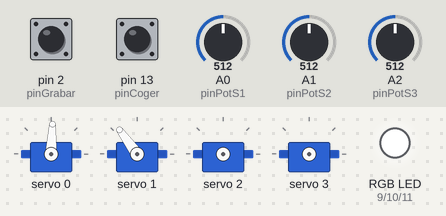
This sketch was run on a simulated Arduino Uno, built with avr-gcc and run on an emulated ATmega328P. Shown: 4 × servo, an RGB LED mixed from three pins (HIGH = lit). The inputs (shaded band) are chosen by the test bench; at power-on: pin 2 (pinGrabar) HIGH, pin 13 (pinCoger) HIGH, A0 (pinPotS1) = 512, A1 (pinPotS2) = 512, A2 (pinPotS3) = 512.

Above: at 2.7 s.
2.8 s: pin 2 (pinGrabar) pulled LOW for 0.15 s
At 5.2 s:
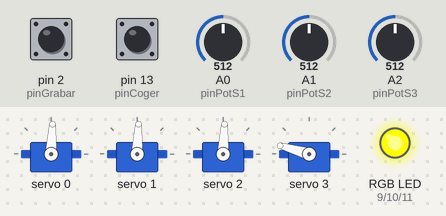
5.8 s: pin 2 (pinGrabar) pulled LOW for 3.2 s
At 10.0 s:
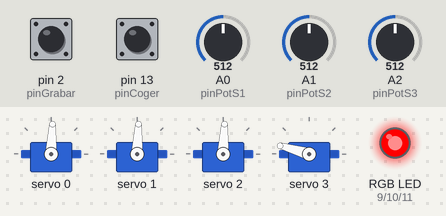
10.5 s: pin 13 (pinCoger) pulled LOW for 1 s
13.5 s: A0 (pinPotS1) set to 306
At 14.7 s:
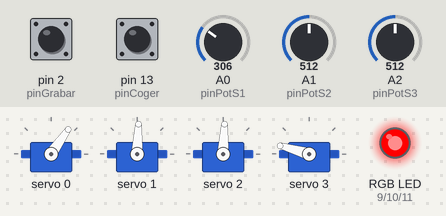
15.3 s: A1 (pinPotS2) set to 50
At 17.2 s:
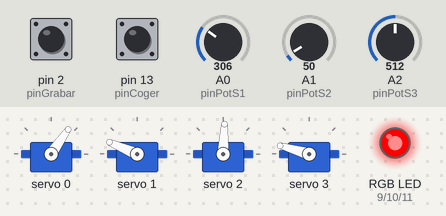
17.5 s: A2 (pinPotS3) set to 716
At 18.5 s:
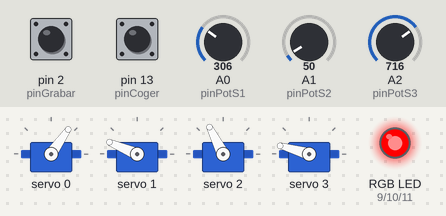
Timing chart, 0 to 20.3 s (numbered marks = the images above; inputs shaded):
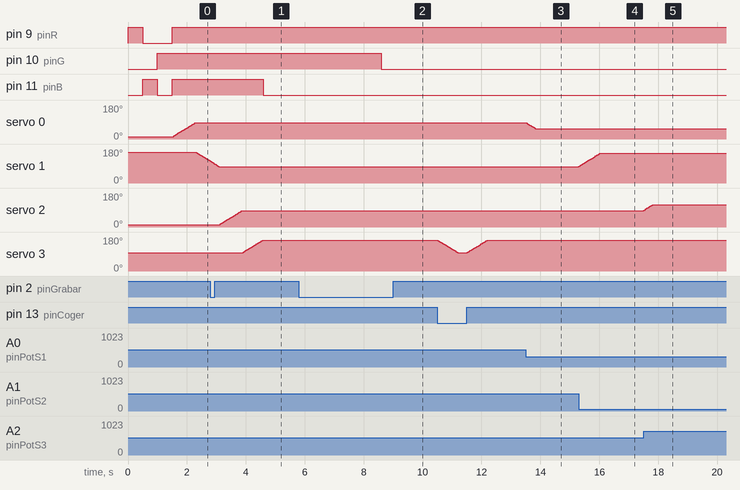

The sketch:

BrazoRobotico.ino
```cpp
// (licence header left out)
//PINES
#define pinS1 0 //No cambiar direcciones de servos
#define pinS2 1
#define pinS3 2
#define pinS4 3
#define pinPotS1 A0
#define pinPotS2 A1
#define pinPotS3 A2
#define pinCoger 13
#define pinGrabar 2 //Interrupcion
#define pinR 9
#define pinG 10
#define pinB 11

//CONFIGURACION
const int MinServo[] = {0, 180, 0, 100}; //Angulo minimo de los servos
const int MaxServo[] = {180, 0, 180, 180}; //Angulo maximo de los servos
#define SERVOMIN  160 // Anchura minima de señal PWM
#define SERVOMAX  550 // Anchura maxima de señal PWM
#define MemMax 60 //Posiciones maximas a almacenar
#define VelocidadAuto 15 //ms por grado de movimiento grabado
#define Velocidad 8 //ms por grado de movimiento
#define SensGrab 10 //Sensibilidad analogica con la que se detecta un nuevo movimiento
#define Antirrebotes 200 //ms de antirrebote del boton

#include <Wire.h>
#include <Adafruit_PWMServoDriver.h>
Adafruit_PWMServoDriver pwm = Adafruit_PWMServoDriver(); //Direccion 0x40

int angulo[4]; //Posiciones de los servos
int GrabadoPosicionesS1[MemMax]; //Memoria de posiciones
int GrabadoPosicionesS2[MemMax];
int GrabadoPosicionesS3[MemMax];
int GrabadoPosicionesS4[MemMax];
int addr = 0; //Direcciones de memoria guardadas
byte estado = 0; //Estado del brazo (0 manual, 1 grabando, 2 grabado);
volatile boolean interrupcion = 0;

void setup() {

  //Serial.begin(115200);

  //PinMode
  pinMode(pinCoger, INPUT_PULLUP);
  pinMode(pinGrabar, INPUT_PULLUP);

  //Driver servos
  pwm.begin();
  pwm.setPWMFreq(60);  //Frecuencia de 60Hz en servos analógicos

  //Inicio de servos al min
  for (int i = 0; i < 4; i++) {
    angulo[i] = MinServo[i];
  }

  //Vector de memoria de posiciones a -1 (sin datos)
  for (int i = 0; i < MemMax; i++) {
    GrabadoPosicionesS1[i] = -1;
    GrabadoPosicionesS2[i] = -1;
    GrabadoPosicionesS3[i] = -1;
    GrabadoPosicionesS4[i] = -1;
  }

  RGB(255, 0, 0);
  delay(500);
  RGB(0, 0, 255);
  delay(500);
  RGB(0, 255, 0);
  delay(500);
  RGB(255, 255, 255);

  //Interrupcion
  attachInterrupt(digitalPinToInterrupt(pinGrabar), Interrupcion, CHANGE);
}

//////////////////////////////////
//////////////LOOP////////////////
//////////////////////////////////

void loop() {

  //MODO GRABAR
  if (ModoGrabar() == 2) {
    PotToServo(pinPotS1, pinS1);
    PotToServo(pinPotS2, pinS2);
    PotToServo(pinPotS3, pinS3);
    BotToServo(pinCoger, pinS4);
    GrabarMovimientos();
    estado = 1;
  }

  //MODO AUTOMÁTICO
  else if (ModoGrabar() == 1) {
    estado = 2;
    RepetirMovimientos();
  }

  //MODO MANUAL
  else {
    estado = 0;
    PotToServo(pinPotS1, pinS1);
    PotToServo(pinPotS2, pinS2);
    PotToServo(pinPotS3, pinS3);
    BotToServo(pinCoger, pinS4);
  }

  delay(5);
}

//////////////////////////////////
//////////////////////////////////
//////////////////////////////////

void RepetirMovimientos() {

  RGB(255, 255, 0);
  delay(1000);
  RGB(0, 255, 0);

  //Recorremos las posiciones guardadas hacia adelante
  for (int x = 0; x <= addr; x++) {
    if (ModoGrabar() != 1) break;
    if (GrabadoPosicionesS4[x] != -1) SetServo(pinS4,  GrabadoPosicionesS4[x], VelocidadAuto);
    if (GrabadoPosicionesS3[x] != -1) SetServo(pinS3,  GrabadoPosicionesS3[x], VelocidadAuto);
    if (GrabadoPosicionesS2[x] != -1) SetServo(pinS2,  GrabadoPosicionesS2[x], VelocidadAuto);
    if (GrabadoPosicionesS1[x] != -1) SetServo(pinS1,  GrabadoPosicionesS1[x], VelocidadAuto);
  }
}


void GrabarMovimientos() {

  static int a1, a2, a3, a4 = 0;
  static byte e = 0;

  //Borrado de memoria la primera vez que entramos en el modo grabar
  if (estado != 1) {
    while (addr > 0) {
      addr--;
      GrabadoPosicionesS1[addr] = -1;
      GrabadoPosicionesS2[addr] = -1;
      GrabadoPosicionesS3[addr] = -1;
      GrabadoPosicionesS4[addr] = -1;
    }
    a1 = analogRead(pinPotS1);
    a2 = analogRead(pinPotS2);
    a3 = analogRead(pinPotS3);
    a4 = digitalRead(pinCoger);

    GrabadoPosicionesS1[addr] = angulo[0];
    GrabadoPosicionesS2[addr] = angulo[1];
    GrabadoPosicionesS3[addr] = angulo[2];
    GrabadoPosicionesS4[addr] = angulo[3];

    e = 0;
  }

  //Cambio en servo 1
  if (e == 1) a1 = analogRead(pinPotS1), GrabadoPosicionesS1[addr] = angulo[0];
  else if (Diferente(a1, analogRead(pinPotS1), SensGrab)) e = 1, addr++;

  //Cambio en servo 2
  if (e == 2) a2 = analogRead(pinPotS2), GrabadoPosicionesS2[addr] = angulo[1];
  else if (Diferente(a2, analogRead(pinPotS2), SensGrab)) e = 2, addr++;

  //Cambio en servo 3
  if (e == 3) a3 = analogRead(pinPotS3), GrabadoPosicionesS3[addr] = angulo[2];
  else if (Diferente(a3, analogRead(pinPotS3), SensGrab)) e = 3, addr++;

  //Cambio en servo 4
  if (e == 4) a4 = digitalRead(pinCoger), GrabadoPosicionesS4[addr] = angulo[3];
  else if (Diferente(a4, digitalRead(pinCoger), 0)) e = 4, addr++;
}

void Interrupcion() {
  static unsigned long tPuls = 0;
  if (millis() > tPuls + Antirrebotes) {
    tPuls = millis();
    if (!digitalRead(pinGrabar)) interrupcion = 1; //Flanco de subida
  }
}

byte ModoGrabar() {
  static boolean e = 0;
  static byte out = 0;
  static unsigned long m = 0;

  //Estado no pulsado
  if (e == 0 && interrupcion) {
    e = 1;
    interrupcion = 0;
    m = millis() + 2000;
  }

  //Estado pulsado
  if (e == 1) {
    if (millis() > m) {
      out = 2, RGB(255, 0, 0); //Devuelve 2 (modo grabar) tras 2 segundos pulsado
      e = 0;
    }
    else if (digitalRead(pinGrabar)) { //Se suelta el boton
      if (out == 0) out = 1, RGB(0, 255, 0); //Devuelve 1 (modo auto)
      else out = 0, RGB(255, 255, 255); //Devuelve 0 (modo manual)
      e = 0;
    }
  }

  return out;
}

void PotToServo(int pot, int servo) {
  int anguloFinal = map(analogRead(pot), 0, 1023, MinServo[servo], MaxServo[servo]);
  SetServo(servo, anguloFinal, Velocidad);
}

void BotToServo(int bot, int servo) {
  int anguloFinal = map(digitalRead(bot), 0, 1, MinServo[servo], MaxServo[servo]);
  SetServo(servo, anguloFinal, Velocidad);
}
boolean Diferente(int valor1, int valor2, int margen) {
  if (valor1 > valor2 + margen || valor1 < valor2 - margen) return 1;
  else return 0;
}

void SetServo(int servo, int anguloFinal, int t) {
  while (angulo[servo] != anguloFinal) {
    if (anguloFinal > angulo[servo]) angulo[servo]++;
    else angulo[servo]--;
    pwm.setPWM(servo, 0, map(angulo[servo], 0, 180, SERVOMIN, SERVOMAX));
    delay(t);
  }
}

void RGB(int R, int G, int B) {
  analogWrite(pinR, R);
  analogWrite(pinG, G);
  analogWrite(pinB, B);
}
```

Measured:
- after the input at 2.8 s, pin 11 (pinB): HIGH → LOW after 1.8 s
- after the input at 5.8 s, pin 10 (pinG): HIGH → LOW after 2.8 s
- after the input at 13.5 s, servo 0: moves from 87° to 55° over 0.32 s, starting at once
- after the input at 15.3 s, servo 1: moves from 87° to 157° over 0.71 s, starting at once
- after the input at 17.5 s, servo 2: moves from 87° to 117° over 0.31 s, starting at once
